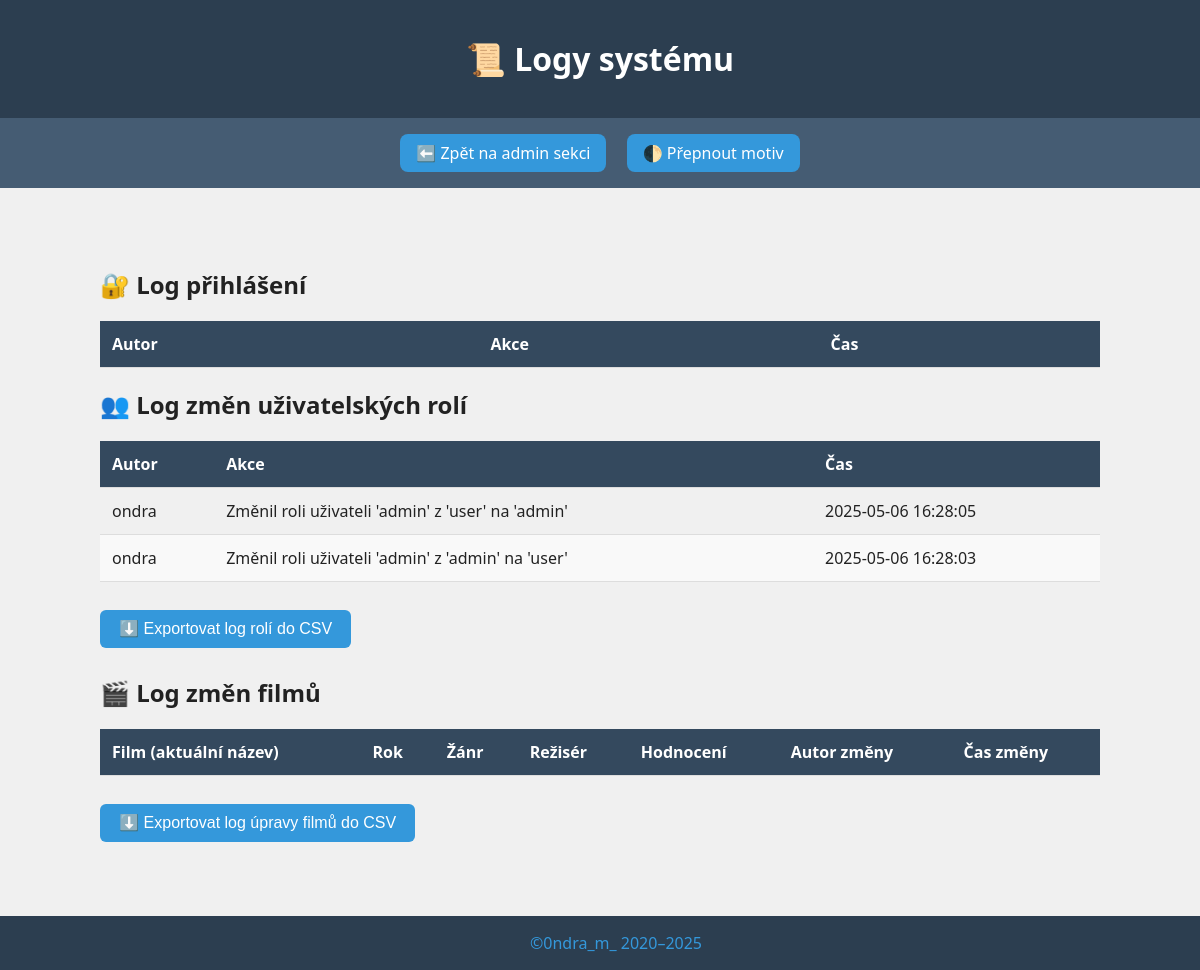
/logs.php (signed in), run on an earlier commit of the app's database.
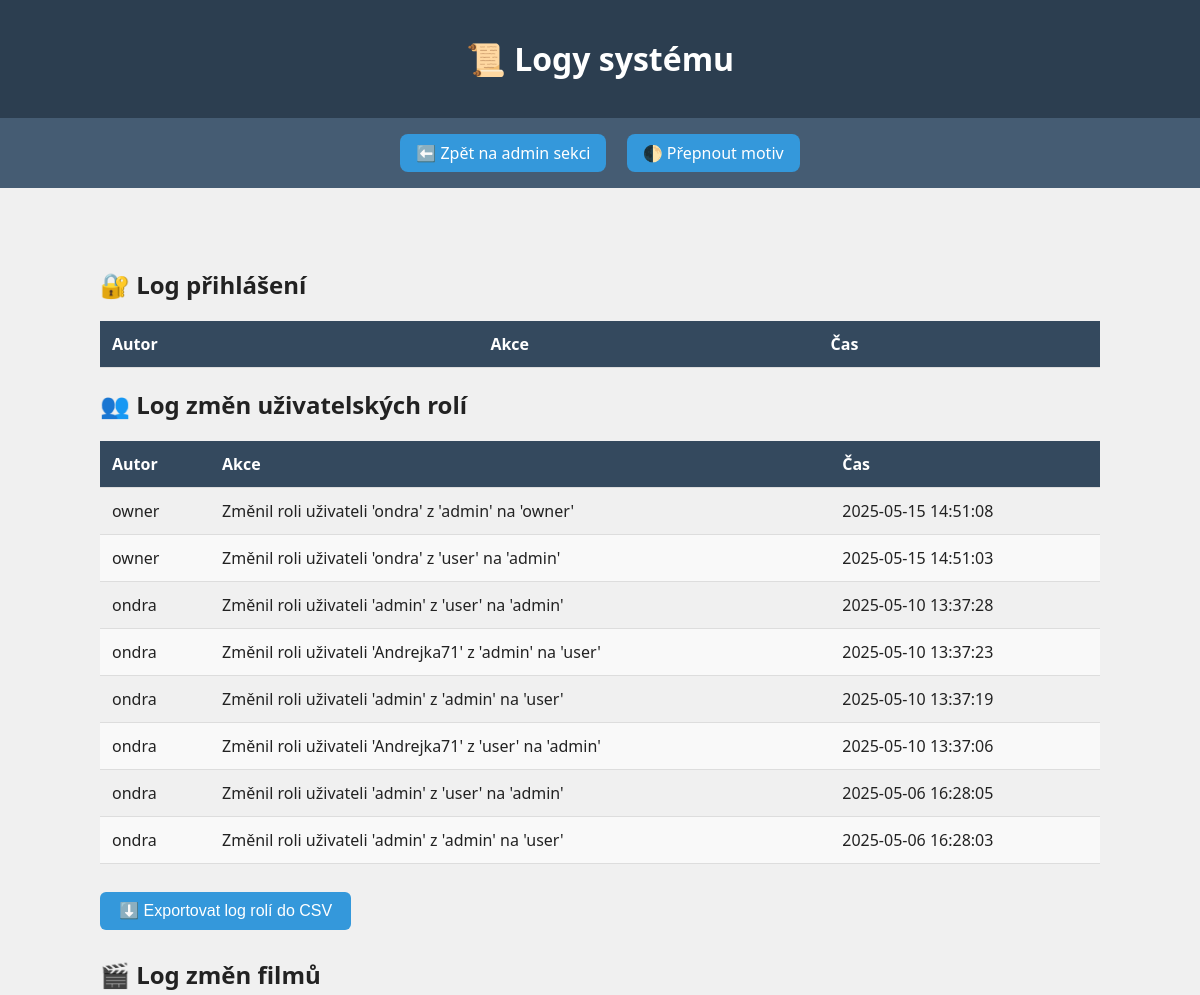
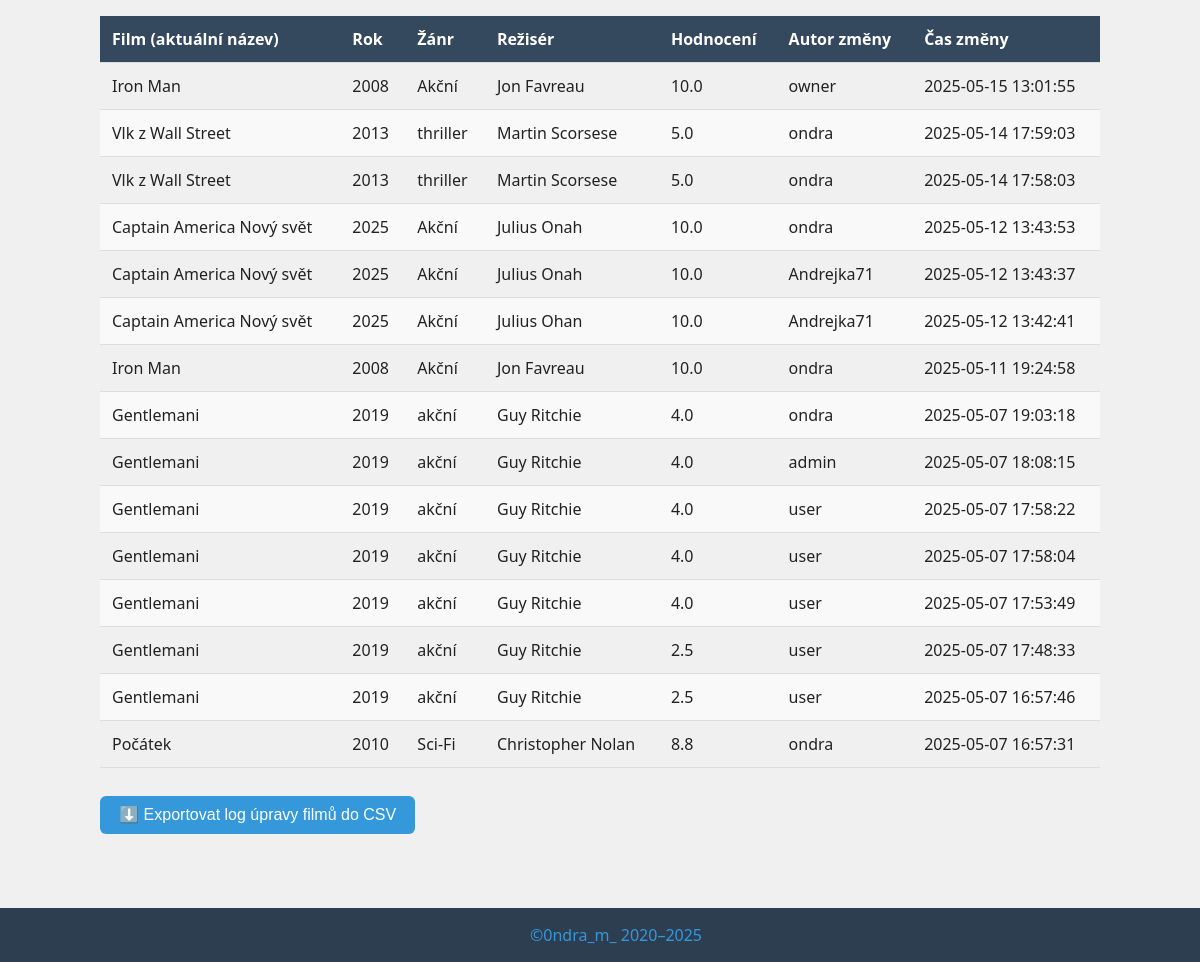
And on a later commit of the database (2 pictures, top to bottom).
### tables this page shows
CREATE TABLE `logy` (
  `id` int NOT NULL,
  `autor` varchar(50) NOT NULL,
  `akce` text NOT NULL,
  `cas` datetime DEFAULT CURRENT_TIMESTAMP
);

CREATE TABLE `filmy_log` (
  `id` int NOT NULL,
  `film_id` int NOT NULL,
  `nazev` varchar(255) DEFAULT NULL,
  `rok` int DEFAULT NULL,
  `zanr` varchar(100) DEFAULT NULL,
  `reziser` varchar(255) DEFAULT NULL,
  `hodnoceni` decimal(3,1) DEFAULT NULL,
  `popis` text,
  `autor` varchar(50) DEFAULT NULL,
  `zmeneno` timestamp NOT NULL DEFAULT CURRENT_TIMESTAMP
);

### logs.php (the view, shortened to what this page needs)
<?php
require 'hlphp/db.php';
$logy_role = $conn->query("SELECT * FROM logy ORDER BY cas DESC LIMIT 50");
$logy_filmy = $conn->query("SELECT * FROM filmy_log ORDER BY zmeneno DESC LIMIT 50");
$logy_login = $conn->query("SELECT * FROM acces_logy ORDER BY cas DESC LIMIT 50");
?>
<!DOCTYPE html>
<html lang="cs">
<head>
    <link rel="stylesheet" href="styles.css">
</head>
<body>
    <header>
        <h1>📜 Logy systému</h1>
    </header>
    <nav>
        <a class="button" href="admin.php">⬅️ Zpět na admin sekci</a>
        <a class="button" onclick="toggleTheme()">🌓 Přepnout motiv</a>
    </nav>
    <div class="container">
    <h2>🔐 Log přihlášení</h2>
        <?php if (!$logy_login): ?>
            <p style='color:red;'>Chyba při načítání logu přihlášení: <?= $conn->error ?></p>
        <?php else: ?>
            <div class="table-wrapper">
                <table class="admin-table">
                    <thead>
                        <tr>
                            <th>Autor</th>
                            <th>Akce</th>
                            <th>Čas</th>
                        </tr>
                    </thead>
                </table>
            </div>
        <?php endif; ?>
        <h2>👥 Log změn uživatelských rolí</h2>
        <?php if (!$logy_role): ?>
            <p style='color:red;'>Chyba při načítání logu rolí: <?= $conn->error ?></p>
        <?php else: ?>
            <div class="table-wrapper">
                <table class="admin-table">
                    <thead>
                        <tr>
                            <th>Autor</th>
                            <th>Akce</th>
                            <th>Čas</th>
                        </tr>
                    </thead>
                    <tbody>
                        <?php while ($log = $logy_role->fetch_assoc()): ?>
                            <tr>
                                <td><?= htmlspecialchars($log['autor']) ?></td>
                                <td><?= htmlspecialchars($log['akce']) ?></td>
                                <td><?= htmlspecialchars($log['cas']) ?></td>
                            </tr>
                        <?php endwhile; ?>
                    </tbody>
                </table>
            </div>
        <?php endif; ?>
        <form method="post" action="hlphp/export_log.php" style="margin-top: 20px;">
            <button type="submit" class="button">⬇️ Exportovat log rolí do CSV</button>
        </form>
        <h2>🎬 Log změn filmů</h2>
        <?php if (!$logy_filmy): ?>
            <p style='color:red;'>Chyba při načítání logu filmů: <?= $conn->error ?></p>
        <?php else: ?>
            <div class="table-wrapper">
                <table class="admin-table">
                    <thead>
                        <tr>
                            <th>Film (aktuální název)</th>
                            <th>Rok</th>
                            <th>Žánr</th>
                            <th>Režisér</th>
                            <th>Hodnocení</th>
                            <th>Autor změny</th>
                            <th>Čas změny</th>
                        </tr>
                    </thead>
                    <tbody>
                        <?php while ($film_log = $logy_filmy->fetch_assoc()): ?>
                            <tr>
                                <td><?= htmlspecialchars($film_log['nazev']) ?></td>
                                <td><?= $film_log['rok'] ?></td>
                                <td><?= htmlspecialchars($film_log['zanr']) ?></td>
                                <td><?= htmlspecialchars($film_log['reziser']) ?></td>
                                <td><?= $film_log['hodnoceni'] ?></td>
                                <td><?= htmlspecialchars($film_log['autor']) ?></td>
                                <td><?= $film_log['zmeneno'] ?></td>
                            </tr>
                        <?php endwhile; ?>
                    </tbody>
                </table>
            </div>
        <?php endif; ?>
        <form method="post" action="hlphp/export_filmy_log.php" style="margin-top: 20px;">
            <button type="submit" class="button">⬇️ Exportovat log úpravy filmů do CSV</button>
        </form>
    </div>
</body>
<footer>
    <a href="https://github.com/0ndraM">©0ndra_m_ 2020–<?= date("Y"); ?></a>
</footer>
</html>

### styles.css (style rules this page uses)
body { font-family: 'Segoe UI', sans-serif; background-color: #f0f0f0; color: #222; margin: 0; padding: 0 0 60px 0; }
header { background: #2c3e50; color: white; padding: 1em; text-align: center; }
nav { padding: 0.5em; text-align: center; background: #455c73; }
nav .button { margin: 0.5em; padding: 0.5em 1em; background: #3498db; color: white; text-decoration: none; border-radius: 8px; transition: background 0.3s; }
.button, .btn { display: inline-block; background-color: #3498db; color: white; padding: 0.6em 1.2em; text-decoration: none; border-radius: 6px; margin: 0.5em 0; cursor: pointer; transition: background 0.3s ease; font-size: 1em; }
.container { padding: 60px 1em 60px; max-width: 1000px; margin: auto; }
.admin-table { width: 100%; border-collapse: collapse; margin-top: 0,2em; }
.admin-table th, .admin-table td { padding: 0.75em; text-align: left; border-bottom: 1px solid #ddd; }
.admin-table th { background-color: #34495e; color: white; }
.admin-table tr:nth-child(even) { background-color: #f9f9f9; }
form button { background-color: #2ecc71; color: white; border: none; padding: 0.6em 1.2em; border-radius: 5px; cursor: pointer; }
footer { background: #2c3e50; color: white; padding: 1em; text-align: center; position: fixed; bottom: 0; width: 100%; }
footer a { color: #3498db; text-decoration: none; }

What changed in the data, as far as the page shows it:
added logy: autor "owner", akce "Změnil roli uživateli 'ondra' z 'admin' na 'owner'", cas "2025-05-15 14:51:08"
added logy: autor "owner", akce "Změnil roli uživateli 'ondra' z 'user' na 'admin'", cas "2025-05-15 14:51:03"
added logy: autor "ondra", akce "Změnil roli uživateli 'admin' z 'user' na 'admin'", cas "2025-05-10 13:37:28"
added logy: autor "ondra", akce "Změnil roli uživateli 'Andrejka71' z 'admin' na 'user'", cas "2025-05-10 13:37:23"
added logy: autor "ondra", akce "Změnil roli uživateli 'admin' z 'admin' na 'user'", cas "2025-05-10 13:37:19"
added logy: autor "ondra", akce "Změnil roli uživateli 'Andrejka71' z 'user' na 'admin'", cas "2025-05-10 13:37:06"
added filmy_log: nazev "Iron Man", rok "2008", zanr "Akční", reziser "Jon Favreau", hodnoceni "10.0", autor "owner", zmeneno "2025-05-15 13:01:55"
added filmy_log: nazev "Vlk z Wall Street", rok "2013", zanr "thriller", reziser "Martin Scorsese", hodnoceni "5.0", autor "ondra", zmeneno "2025-05-14 17:59:03"
added filmy_log: nazev "Vlk z Wall Street", rok "2013", zanr "thriller", reziser "Martin Scorsese", hodnoceni "5.0", autor "ondra", zmeneno "2025-05-14 17:58:03"
added filmy_log: nazev "Captain America Nový svět", rok "2025", zanr "Akční", reziser "Julius Onah", hodnoceni "10.0", autor "ondra", zmeneno "2025-05-12 13:43:53"
added filmy_log: nazev "Captain America Nový svět", rok "2025", zanr "Akční", reziser "Julius Onah", hodnoceni "10.0", autor "Andrejka71", zmeneno "2025-05-12 13:43:37"
added filmy_log: nazev "Captain America Nový svět", rok "2025", zanr "Akční", reziser "Julius Ohan", hodnoceni "10.0", autor "Andrejka71", zmeneno "2025-05-12 13:42:41"
added filmy_log: nazev "Iron Man", rok "2008", zanr "Akční", reziser "Jon Favreau", hodnoceni "10.0", autor "ondra", zmeneno "2025-05-11 19:24:58"
added filmy_log: nazev "Gentlemani", rok "2019", zanr "akční", reziser "Guy Ritchie", hodnoceni "4.0", autor "ondra", zmeneno "2025-05-07 19:03:18"
added filmy_log: nazev "Gentlemani", rok "2019", zanr "akční", reziser "Guy Ritchie", hodnoceni "4.0", autor "admin", zmeneno "2025-05-07 18:08:15"
added filmy_log: nazev "Gentlemani", rok "2019", zanr "akční", reziser "Guy Ritchie", hodnoceni "4.0", autor "user", zmeneno "2025-05-07 17:58:22"
added filmy_log: nazev "Gentlemani", rok "2019", zanr "akční", reziser "Guy Ritchie", hodnoceni "4.0", autor "user", zmeneno "2025-05-07 17:58:04"
added filmy_log: nazev "Gentlemani", rok "2019", zanr "akční", reziser "Guy Ritchie", hodnoceni "4.0", autor "user", zmeneno "2025-05-07 17:53:49"
added filmy_log: nazev "Gentlemani", rok "2019", zanr "akční", reziser "Guy Ritchie", hodnoceni "2.5", autor "user", zmeneno "2025-05-07 17:48:33"
added filmy_log: nazev "Gentlemani", rok "2019", zanr "akční", reziser "Guy Ritchie", hodnoceni "2.5", autor "user", zmeneno "2025-05-07 16:57:46"
added filmy_log: nazev "Počátek", rok "2010", zanr "Sci-Fi", reziser "Christopher Nolan", hodnoceni "8.8", autor "ondra", zmeneno "2025-05-07 16:57:31"
